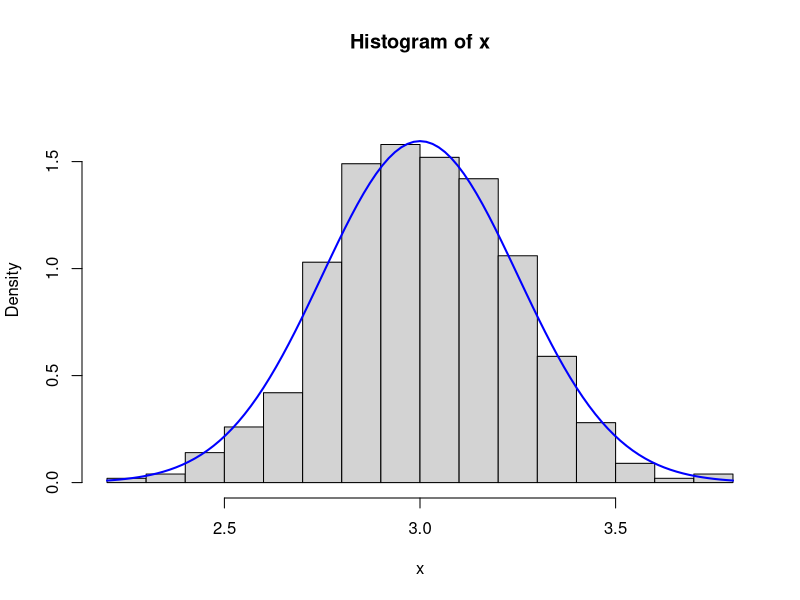
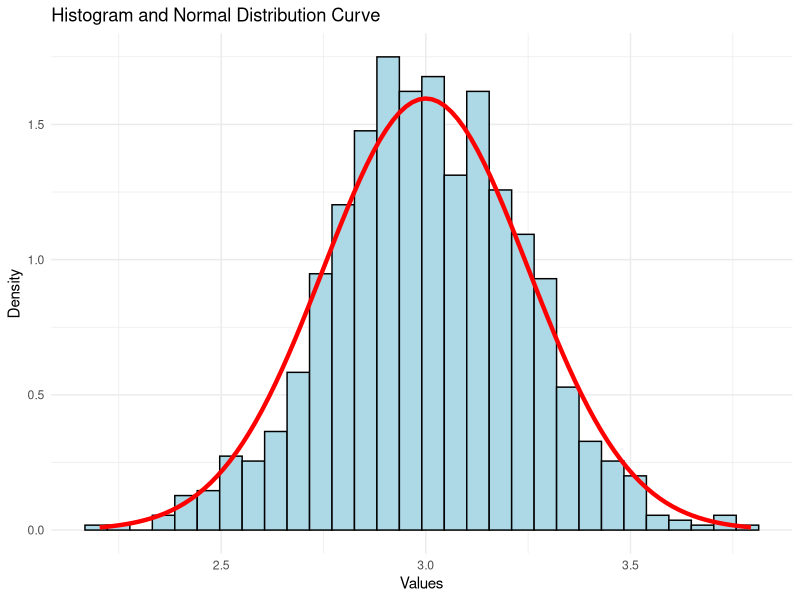
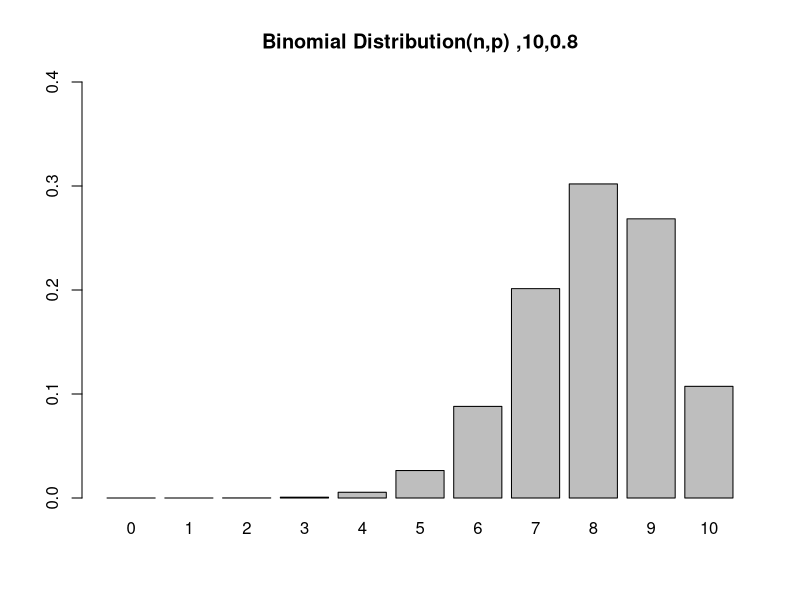

Source code (R) for these figures, in order:
getwd()


# Exercise 1 - Generate 1000 numbers from a normal distribution with mean 3 and sd = .25 and write to the object called x.
# Normal Distribution
?rnorm

# rnorm(n, mean, sd)
m <- 3
s_d <- 0.25

x <- rnorm(1000, mean = m, sd = s_d )

# Exercise 2 - Create the histogram of the data generated in the previous item and add a layer with the normal curve.
?hist

hist(x, prob=TRUE, ylim=c(0,1.80),breaks=20, main = "Histogram of x")
curve(dnorm(x, m, s_d), add=TRUE, col="blue", lwd=2)

# Other way
install.packages("ggplot2")
library(ggplot2)

graphic <- ggplot(data.frame(x), aes(x)) +
  geom_histogram(aes(y = ..density..), bins = 30, color = "black", fill = "lightblue") +
  stat_function(fun = dnorm, args = list(mean = m, sd = s_d), color = "red", size = 1.5) +
  labs(title = "Histogram and Normal Distribution Curve",
       x = "Values",
       y = "Density") +
  theme_minimal()

graphic

# Exercise 3 - Assume that 80% of adults with allergies report symptomatic relief with a specific medication.
# If the drug is given to 10 new patients with allergies, what is the probability that it will be
# effective at exactly seven?

# Binomial Distribution
?dbinom

# dbinom(x, size, prob, log = FALSE)
s <- 10
p <- 0.8
x <- 7

probability_03 <- dbinom(x, size = s, prob = p)
percentage_03 <- probability_03 * 100

cat("The probability that it is effective at exactly seven is:", round(percentage_03, 2), "%\n")

# Graph to know any probability
graph <- function(n,p){
  x <- dbinom(0:n,size=n,prob=p)
  barplot(x,ylim=c(0,0.4),names.arg=0:n,
          main=sprintf(paste('Binomial Distribution(n,p) ',n,p,sep=',')))
}
graph(10,0.8)


# Exercise 4 - Suppose the test results of an entrance exam fit a normal distribution.
# Also, the mean test score is 72 and the standard deviation is 15.2.
# What percentage of students scored 84 or higher on the exam?

# Cumulative Distribution of the Normal Distribution.
?pnorm

# pnorm(q, mean = 0, sd = 1, lower.tail = TRUE, log.p = FALSE)
m <- 72
s_d <- 15.2
limit_score <- 84

percentage_students <- pnorm(limit_score, mean = m, sd = s_d, lower.tail=FALSE)
percentage_04 <- percentage_students * 100

cat("The percentage of students who scored 84 or higher on the exam is:", round(percentage_04, 2), "%\n")

# We apply the pnorm function of the normal distribution with mean 72 and standard deviation 15.2.
# Since we are looking for the percentage of students with a score greater than 84,
# we are interested in the upper tail of the normal distribution.


# Exercise 5 - Suppose the average check-out time for a supermarket cashier is three minutes.
# Find the probability that a customer checkout is completed by the cashier in less than two minutes.

# Exponential Distribution
?pexp

# pexp(q, rate = 1, lower.tail = TRUE, log.p = FALSE)
mean_check_out <- 3

probability_05 <- pexp(2, rate = 1/mean_check_out, lower.tail = TRUE)
percentage_05 <- probability_05 * 100

cat("The probability that a customer checkout is completed by the cashier in less than two minutes is:", round(percentage_05, 2), "%\n")

# The checkout processing fee is equal to one divided by the average checkout completion time.
# Therefore, the processing rate is 1/3 of checkouts per minute.
# Next, we apply the pexp function of the exponential distribution with rate = 1/3.


# Exercise 6 - Select ten random numbers between one and three.
?runif

# runif(n, min, max)
n <- 10

random_numbers <- runif(n, min = 1, max = 3)
random_numbers 

# Exercise 7 - If there are 12 cars crossing a bridge per minute, on average
# find the probability of having 15 or more cars crossing the bridge in a given minute.

# Distribuição de Poisson
?ppois

# ppois(q, lambda, lower.tail = TRUE, log.p = FALSE)
average_rate <- 12
num_desired_cars <- 15

# upper tail
probability_upper_tail <- ppois(num_desired_cars, lambda = average_rate, lower= FALSE)
percentage_upper_tail <- probability_upper_tail * 100

cat("The probability of having 15 or more cars crossing the bridge in a given minute is:", round(percentage_upper_tail, 2), "%\n")

# So the probability of having 15 or more cars crossing the bridge in one minute is in the
# upper tail of the probability density function.

# Curiosity
# The probability of having 14 or fewer cars crossing the bridge in a given minute is given by the ppois function.
# lower tail
average_rate <- 12
num_desired_cars <- 14

probability_lower_tail <- ppois(num_desired_cars, lambda = average_rate)
percentage_lower_tail <- probability_lower_tail* 100

cat("The probability of having 14 or fewer cars crossing the bridge in a given minute is:", round(percentage_lower_tail, 2), "%\n")

# Exercise 8 - Suppose there are 12 multiple choice questions in an English quiz.
# Each question has five possible answers and only one of them is correct.
# Find the probability of getting four or fewer correct answers if a student tries
# Answer each question randomly.

# cumulative probability of the binomial distribution.
?pbinom

# pbinom(q, size, prob, lower.tail = TRUE, log.p = FALSE)
num_questions <- 12
probability_hit <- 1/5

probability_08 <- pbinom(4, size = num_questions, prob = probability_hit)
percentage_08 <- probability_08 * 100

cat("The probability of getting four or fewer correct answers if a student tries to answer each question at random is:", round(percentage_08, 2), "%\n")

# Other way
# To find the probability of having four or fewer correct answers by random trials,
# apply the dbinom function with x = 0,…, 4.
dbinom(0, size=12, prob=0.2) + 
  dbinom(1, size=12, prob=0.2) + 
  dbinom(2, size=12, prob=0.2) + 
  dbinom(3, size=12, prob=0.2) + 
  dbinom(4, size=12, prob=0.2) 






